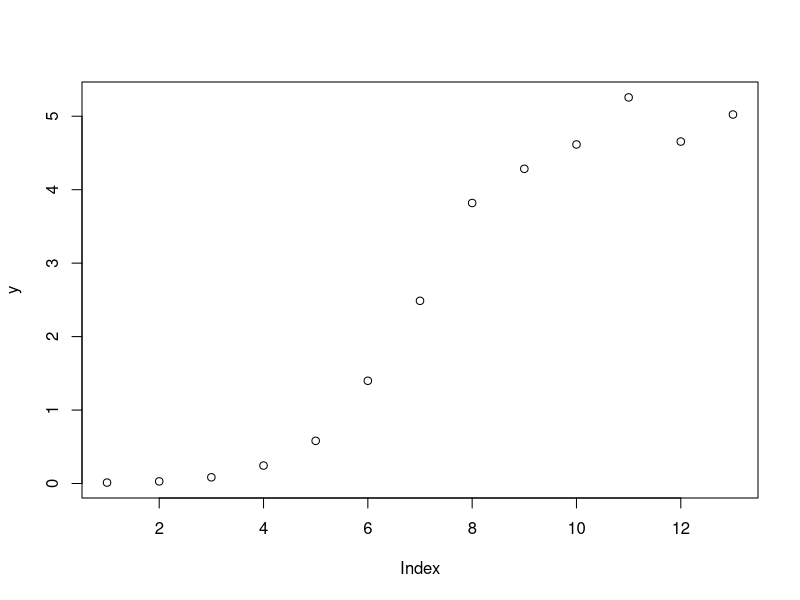

Here is the R script that generated this plot:
#Generating Known-Truth Logistic Curves
#importing known truth values
ktf<-read.csv(file = "KTF.csv", header = TRUE, sep = ",")
#translating Excel values into R values
upper<-ktf[1,1]
mid<-ktf[1,2]
steep<-ktf[1,3]
randc<-ktf[1,4]
#Generating signal

#Making x values from -6*steepness+mid to 6*steepness+mid
x<-c(mid+steep*(-6:6))

#signal from the logistic model
sig<- function(x,steep = 1, mid = 3, upper = 3) {
  upper/(1+exp(-steep*(x-mid)))
}
#generating y values
signal<-c(sig(x,steep, mid, upper))

#Generating noise
noise <- function(input = 1, randc = .05){
  rnorm(1,0, input*randc)
}
noiseval<-sapply(signal, noise)
y<-c(signal+noiseval)
plot(y)